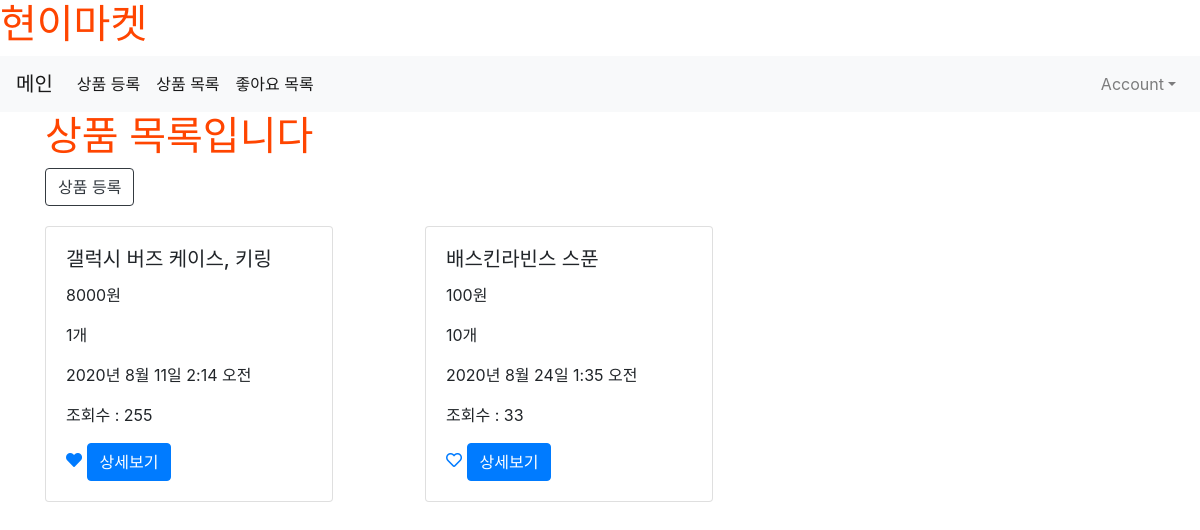
Screenshot of /product/ (signed in) with the database file from the repository.
### product/models.py (models this page shows, shortened)
class Product(models.Model):
    title = models.CharField(max_length= 50, null=False)
    content = models.TextField()
    price = models.CharField(max_length= 50, null=False)
    stock = models.CharField(max_length= 50, null=False)
    image = models.ImageField(upload_to='images/', null=True)
    created_at = models.DateTimeField(auto_now_add = True)
    updated_at = models.DateTimeField(auto_now = True)
    writer = models.ForeignKey(User, on_delete = models.CASCADE, null=True)
    view_count = models.IntegerField(default = 0, null=True)
    like_user_set = models.ManyToManyField(User, blank=True, related_name="like_user_set", through="Like")

### product/views.py (the view)
# urls.py: path('', main, name="main"),
def main(request):
    products = Product.objects.all()
    return render(request, 'product/main.html', {'products':products})

### product/templates/product/main.html
{% extends 'base.html' %}
{% load static %}
{% block content %}
<div>
    {% if user.is_authenticated %}
    <div class="container">
        <h1>상품 목록입니다</h1>
        <a class="btn btn-outline-dark" href="{% url 'product:new' %}">상품 등록</a>
        <div class="row">
            {% for product in products %}
            <div class="col-md-4 col-12">
                <div class="card" style="width: 18rem; margin-top: 20px;">
                    <div class="card-body">
                        <h5 class="card-title">{{ product.title }}</h5>
                        <p class="card-text">{{ product.price }}</p>
                        <p class="card-text">{{ product.stock }}</p>
                        <p>{{ product.created_at }}</p>
                        <p>조회수 : {{ product.view_count }}</p>
                        <a href="{% url 'product:product_like' product.id %}">
                            {% if user in product.like_user_set.all %}
                                <i class="fas fa-heart"></i>
                            {% else %}
                                <i class="far fa-heart"></i>
                            {% endif %}
                        </a>
                        <a href="{% url 'product:show' product.pk %}" class="btn btn-primary">상세보기</a>
                    </div>
                </div>
            </div>
            {% endfor %}
        </div>
    </div>
    {% else %}
        <h3>로그인 후 이용이 가능합니다</h3>
        <a href="{% url 'account_login' %}" class="btn btn-warning">로그인</a>
        <a href="{% url 'account_signup' %}" class="btn btn-warning">회원가입</a>
    {% endif %}
</div>
{% endblock %}

### shoppingmall/static/css/project.css (style rules this page uses)
h1 { color: orangered; }

### rows the page displays
Product: title "갤럭시 버즈 케이스, 키링", price "8000원", stock "1개", created_at "2020년 8월 11일 2:14 오전", view_count "255"
Product: title "배스킨라빈스 스푼", price "100원", stock "10개", created_at "2020년 8월 24일 1:35 오전", view_count "33"
